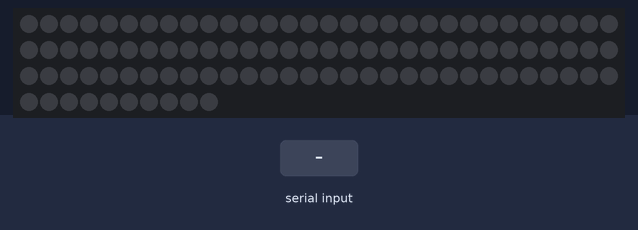
This sketch was run on a simulated Arduino Uno, built with avr-gcc and run on an emulated ATmega328P. Shown: 100 RGB LEDs in strip order, left to right, continuing on the next row. Inputs (shaded band) come from the test bench. Dim RGB values are drawn brighter than linear; random numbers use the default seed unless the sketch sets one; what the sketch prints to the serial monitor is not drawn.

Above: at 1.2 s.
1.3 s: "t" received over Serial
At 1.46 s:
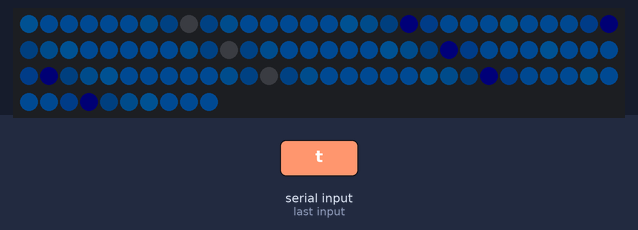
3.7 s: "s" received over Serial
At 3.9 s:
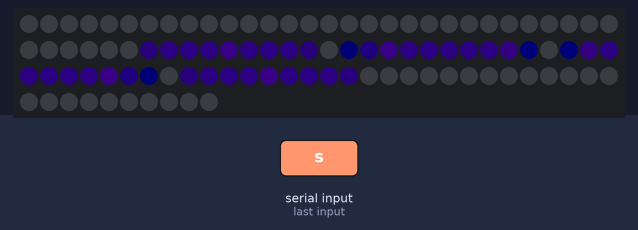
At 4.51 s:
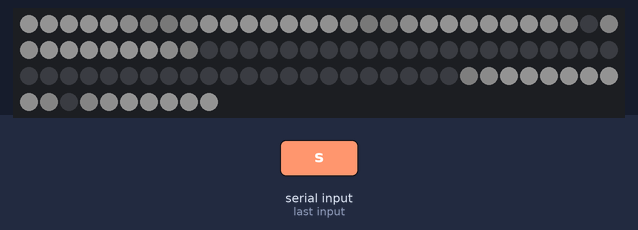
Timing chart, 0 to 6.7 s (numbered marks = the images above; inputs shaded):
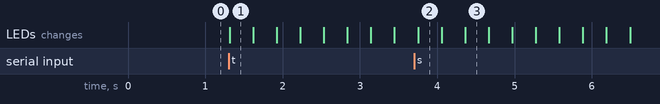

The sketch:

Rift.ino
```cpp
#include <FastLED.h>

#define NUM_LED 100

CRGB leds[NUM_LED];

//don't alter; later in the code
uint8_t colorIndex = 0; //iterates through color in palette
uint8_t baseIndex = 0;  //changes the starting value of colorIndex to make movement
uint8_t moveFactor = 3; //how much to increase colorIndex by for color selection

int currByte = 0;

uint8_t movementSpeed = 30; //speed of movement, alters how much to increase baseIndex by each iteration
uint8_t currEffect = 0;    //current effect,
/*
0 -> base
1 -> static
3 -> finale
*/

uint8_t paletteSize = 32; //how many colors are stored in the palettes
uint8_t currPalIndex = 0;

//palettes for the effects
CRGBPalette32 basePalette[4];
CRGBPalette32 staticPalette[4];

CRGBPalette32 currPalette;

bool isStatic = false;
bool show = false;

//sets up the base palette
void setupBase(uint8_t paletteIndex, CHSV color)
{
    fill_solid(basePalette[paletteIndex], paletteSize, color); //fill the whole palette with light blue

    for(int i = 0; i < paletteSize; i += 4)
    {
      basePalette[paletteIndex][i] = CRGB::Black; //fill every fourth color with black
    }
}

//set up the palette for the static effect
void setupStatic(uint8_t paletteIndex, CHSV color)
{
  fill_solid(staticPalette[paletteIndex], paletteSize/2, color); //only fill half to achieve more strobe

  for(uint8_t i = 0; i < paletteSize/2; i += 4) //fill up to halfway
  {
    staticPalette[paletteIndex][i] = CRGB::Black;
  }
}

void setup() {
  FastLED.addLeds<WS2812B, 2, GRB>(leds, NUM_LED);

  setupBase(0, CHSV(144, 200, 120.5));  //blue
  setupBase(1, CHSV(192, 255, 100));         //purple
  setupBase(2, CHSV(0, 255, 90));        //red
  setupBase(3, CHSV(0, 0, 100));        //white

  setupStatic(0, CHSV(144, 200, 120.5));  //blue
  setupStatic(1, CHSV(192, 255, 74));         //purple
  setupStatic(2, CHSV(0, 255, 90));        //red
  setupStatic(3, CHSV(0, 0, 100));        //white

  Serial.begin(9600);
}

void loop() {
  colorIndex = baseIndex;

  if(Serial.available()) Serial.write(1);
  currByte = Serial.read();

  //read in the serial info to control the state
  if(currByte == 98) isStatic = false;
  if(currByte == 115) isStatic = true;
  if(currByte == 116) show = !show;

  //randomly select a color palette for a static effect
  if(isStatic)
  {
    currPalIndex = random(0,4);
    currPalette = staticPalette[currPalIndex];
  }
  if(!isStatic) currPalette = basePalette[currPalIndex];

  //assign the colors to the LEDs
  if(show)
  {
    for(int i = 0; i < NUM_LED; i++)
    {
      //select a color from the palette and assign it to the current LED
      leds[i] = ColorFromPalette(currPalette, colorIndex, 120.5, LINEARBLEND);
      colorIndex += moveFactor;
    }
  }

  baseIndex += movementSpeed;

  //display the colors
  FastLED.show();
  FastLED.delay(10);
}
```

Measured:
- after the input at 1.3 s, the LEDs: change at once (image 1)
